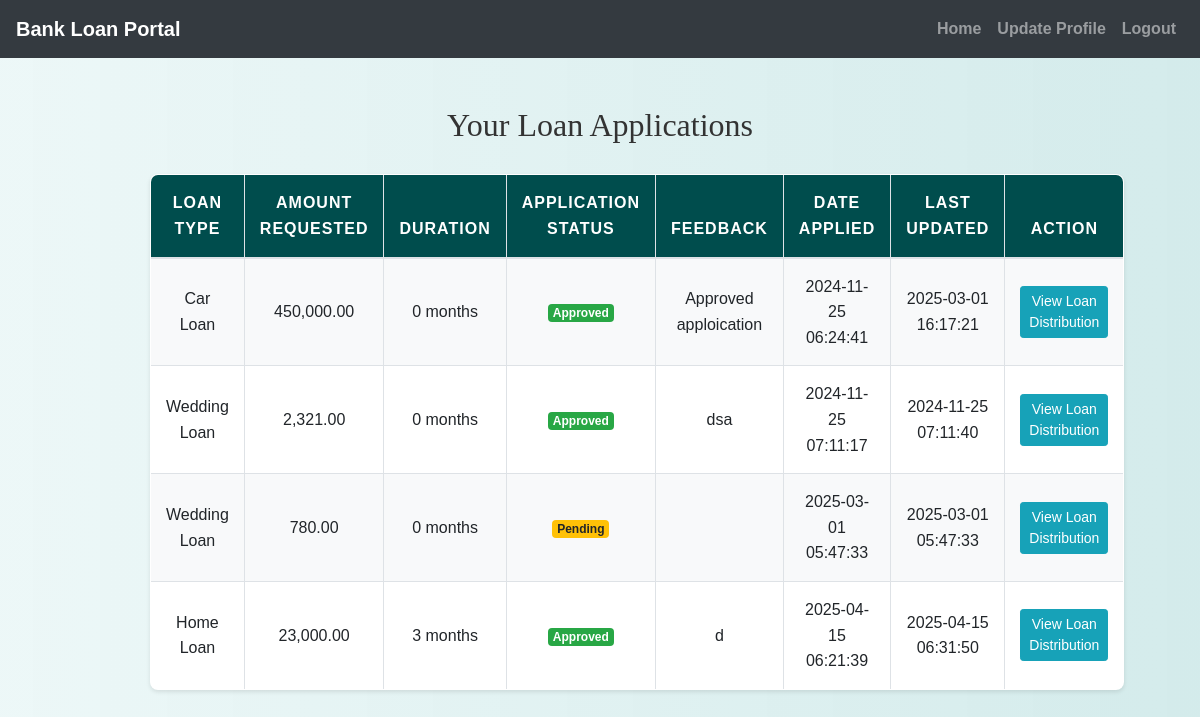
Page /view_loan_application.php (signed in) on the committed database.
### tables this page shows
CREATE TABLE `loan_applications` (
  `application_id` int(11) NOT NULL,
  `customer_id` int(11) NOT NULL,
  `loan_type_id` int(11) NOT NULL,
  `amount_requested` decimal(10,2) NOT NULL,
  `duration_months` int(11) NOT NULL,
  `application_status` enum('pending','approved','rejected') DEFAULT 'pending',
  `feedback` text DEFAULT NULL,
  `assigned_officer_id` int(11) DEFAULT NULL,
  `created_at` timestamp NOT NULL DEFAULT current_timestamp(),
  `updated_at` timestamp NOT NULL DEFAULT current_timestamp() ON UPDATE current_timestamp()
);

CREATE TABLE `loan_types` (
  `loan_type_id` int(11) NOT NULL,
  `loan_name` varchar(255) NOT NULL,
  `description` text NOT NULL,
  `interest_rate` decimal(5,2) NOT NULL,
  `repayment_terms` int(11) NOT NULL,
  `max_amount` decimal(15,2) NOT NULL,
  `created_at` timestamp NOT NULL DEFAULT current_timestamp(),
  `updated_at` timestamp NOT NULL DEFAULT current_timestamp() ON UPDATE current_timestamp()
);

### view_loan_application.php (the view, shortened to what this page needs)
<?php
include('config.php');
$user_id = $_SESSION["id"];
$sql_applications = "SELECT la.application_id, lt.loan_name, la.amount_requested, la.application_status, la.feedback,
                            la.created_at, la.updated_at, la.duration_months
                     FROM loan_applications la
                     JOIN loan_types lt ON la.loan_type_id = lt.loan_type_id
                     WHERE la.customer_id = ?";
$stmt = $conn->prepare($sql_applications);
$stmt->bind_param("i", $user_id);
$stmt->execute();
$stmt->store_result();
$stmt->bind_result($application_id, $loan_name, $amount_requested, $application_status, $feedback, $created_at, $updated_at, $duration_months);
?>
<!DOCTYPE html>
<html lang="en">
<head>
    <link rel="stylesheet" href="https://maxcdn.bootstrapcdn.com/bootstrap/4.5.2/css/bootstrap.min.css">
    <link rel="stylesheet" href="./css/style.css">
</head>
<body>
    <?php include('navbar.php'); ?>
    <div class="container mt-5">
        <h2>Your Loan Applications</h2>
        <?php if ($stmt->num_rows == 0) { ?>
            <div class="alert alert-info">You have no loan applications yet.</div>
        <?php } else { ?>
            <div class="loan-table-container">
                <table class="table table-bordered loan-table">
                    <thead>
                        <tr>
                            <th>Loan Type</th>
                            <th>Amount Requested</th>
                            <th>Duration</th>
                            <th>Application Status</th>
                            <th>Feedback</th>
                            <th>Date Applied</th>
                            <th>Last Updated</th>
                            <th>Action</th>
                        </tr>
                    </thead>
                    <tbody>
                        <?php while ($stmt->fetch()) { ?>
                            <tr>
                                <td><?php echo htmlspecialchars($loan_name); ?></td>
                                <td><?php echo number_format($amount_requested, 2); ?></td>
                                <td><?php echo $duration_months . ' months'; ?></td>
                                <td>
                                    <?php
                                    if ($application_status == 'pending') {
                                        echo '<span class="badge badge-warning">Pending</span>';
                                    } elseif ($application_status == 'approved') {
                                        echo '<span class="badge badge-success">Approved</span>';
                                    } elseif ($application_status == 'rejected') {
                                        echo '<span class="badge badge-danger">Rejected</span>';
                                    }
                                    ?>
                                </td>
                                <td><?php echo htmlspecialchars($feedback); ?></td>
                                <td><?php echo date("Y-m-d H:i:s", strtotime($created_at)); ?></td>
                                <td><?php echo date("Y-m-d H:i:s", strtotime($updated_at)); ?></td>
                                <td>
                                    <a href="view_loan_distribution.php?application_id=<?php echo $application_id; ?>" class="btn btn-info btn-sm">View Loan Distribution</a>
                                </td>
                            </tr>
                        <?php } ?>
                    </tbody>
                </table>
            </div>
        <?php } ?>
    </div>
</body>
</html>

### css/style.css (style rules this page uses)
body { background: linear-gradient(90deg, rgba(233, 246, 246, 0.831), rgba(207, 233, 233, 0.9)); font-family: 'Arial', sans-serif; color: #333; line-height: 1.6; }
h1, h2, h3, h4 { text-align: center; margin-top: 30px; margin-bottom: 30px; font-family: 'Georgia', serif; }
.container { margin-bottom: 40px; }
.table { width: 100%; border-collapse: collapse; margin-top: 20px; font-size: 16px; background-color: #ffffff; border-radius: 8px; overflow: hidden; box-shadow: 0 2px 4px rgba(0, 0, 0, 0.1); }
.table th, .table td { padding: 15px; border: 1px solid #dee2e6; text-align: center; }
.table thead th { background-color: #004d4d; color: white; font-weight: bold; text-transform: uppercase; letter-spacing: 1px; }
.table tbody tr:nth-child(odd) { background-color: #f8f9fa; }
a { color: #006666; text-decoration: none; font-weight: bold; }

### view_loan_application.php (style rules this page uses)
.loan-table-container { max-width: 900px; margin: 20px auto; }
.loan-table th, .loan-table td { text-align: center; vertical-align: middle; }

### rows in the picture
loan_applications: loan_type.loan_name "Car Loan", amount_requested "450,000.00", duration_months "0", application_status "Approved", feedback "Approved apploication", created_at "2024-11-25 06:24:41", updated_at "2025-03-01 16:17:21"
loan_applications: loan_type.loan_name "Wedding Loan", amount_requested "2,321.00", duration_months "0", application_status "Approved", feedback "dsa", created_at "2024-11-25 07:11:17", updated_at "2024-11-25 07:11:40"
loan_applications: loan_type.loan_name "Wedding Loan", amount_requested "780.00", duration_months "0", application_status "Pending", created_at "2025-03-01 05:47:33", updated_at "2025-03-01 05:47:33"
loan_applications: loan_type.loan_name "Home Loan", amount_requested "23,000.00", duration_months "3", application_status "Approved", feedback "d", created_at "2025-04-15 06:21:39", updated_at "2025-04-15 06:31:50"
